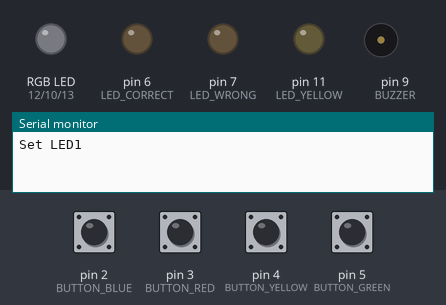
Bench run of a sketch on a simulated Arduino Uno, built with avr-gcc and run on an emulated ATmega328P. Parts: an RGB LED mixed from three pins (HIGH = lit), output pins drawn as LEDs (lit = HIGH), buzzer (waves = sounding), the last lines printed to the serial monitor. The test bench sets the inputs (shaded band); at power-on: pin 2 (BUTTON_BLUE), pin 3 (BUTTON_RED), pin 4 (BUTTON_YELLOW), pin 5 (BUTTON_GREEN) HIGH. Random numbers use the default seed unless the sketch sets one.

Above: at 2.4 s.
2.5 s: pin 2 (BUTTON_BLUE) pulled LOW for 0.15 s
At 3.0 s:
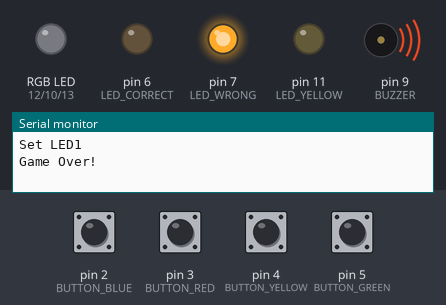
At 3.89 s:
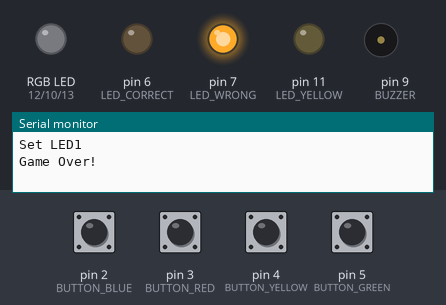
Timing chart, 0 to 11.6 s (numbered marks = the images above; inputs shaded):
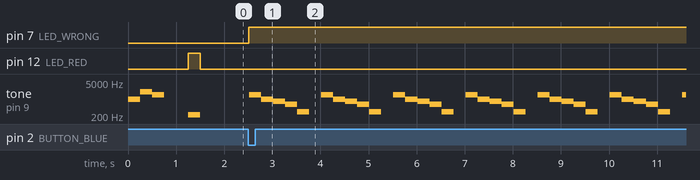

The sketch:

Working_Simon_Says.ino
```cpp
// LED pin definitions
#define LED_RED     12
#define LED_GREEN   10
#define LED_BLUE    13
#define LED_YELLOW  11
#define LED_CORRECT 6
#define LED_WRONG 7

// Button pin definitions
#define BUTTON_RED    3
#define BUTTON_GREEN  5
#define BUTTON_BLUE   2
#define BUTTON_YELLOW 4

// Buzzer definitions
#define BUZZER  9
#define RED_TONE 225        //Changed from 220
#define GREEN_TONE 265      //Changed from 260
#define BLUE_TONE 335       //Changed from 330
#define YELLOW_TONE 395     //Changed from 392
#define TONE_DURATION 250

// Game Variables
int GAME_SPEED = 250;  //Speed of how fast the game is
int GAME_STATUS = 0;
int const GAME_MAX_SEQUENCE = 50; //Game lasts for 50 turns
int GAME_SEQUENCE[GAME_MAX_SEQUENCE];
int GAME_STEP = 0;
int READ_STEP = 0;

void setup(){
  Serial.begin(9600);

  randomSeed(analogRead(0));

  pinMode(LED_RED, OUTPUT);
  pinMode(LED_GREEN, OUTPUT);
  pinMode(LED_BLUE, OUTPUT);
  pinMode(LED_YELLOW, OUTPUT);
  pinMode(BUTTON_RED, INPUT_PULLUP);
  pinMode(BUTTON_GREEN, INPUT_PULLUP);
  pinMode(BUTTON_BLUE, INPUT_PULLUP);
  pinMode(BUTTON_YELLOW, INPUT_PULLUP);
  pinMode(BUZZER, OUTPUT);
  pinMode(LED_CORRECT, OUTPUT);
  pinMode(LED_WRONG, OUTPUT);
}

void loop()
{

  // In what mode are we?
  switch(GAME_STATUS){
    case 0:
      resetGame();
      tone(BUZZER,1000,TONE_DURATION);
      delay(TONE_DURATION);
      tone(BUZZER,2000,TONE_DURATION);
      delay(TONE_DURATION);
      tone(BUZZER,1500,TONE_DURATION);
      delay(TONE_DURATION);             //Play tune before game starts
      break;
    case 1:
      playSequence();
      break;
    case 2:
      readSequence();
      break;
    case 3:
      gameOver();
      break;      //Creates a random case for game led
 }

}

void playSequence(){
  // play a step of our sequence
  for(int i=0; i<=GAME_STEP; i++){
    Serial.print("Set LED");
    Serial.println(GAME_SEQUENCE[i]);
    delay(GAME_SPEED*2);        //Speed up game by 2
    setLED(GAME_SEQUENCE[i]);
    playTone(GAME_SEQUENCE[i]);
    delay(GAME_SPEED);
    clearLEDs();

  }
  // Go to next step: reading buttons
  GAME_STATUS = 2;
}

void readSequence(){
  // read our buttons
  int button_value = readButtons();

  if(button_value > 0){
    // a button has been pressed
    if(button_value == GAME_SEQUENCE[READ_STEP]){
      // correct value!
      digitalWrite(LED_CORRECT,HIGH);       //Turn on led to indicate correct btnpressed
      setLED(button_value);
      playTone(button_value);
      delay(GAME_SPEED);
      clearLEDs();


      // Lets speed it up!
      GAME_SPEED = GAME_SPEED-15;

      Serial.println("Correct!");

      if(READ_STEP == GAME_STEP){
        // reset read step
        READ_STEP = 0;
        // Go to next game step
        GAME_STEP++;
        // Go to playback sequence mode of our game
        GAME_STATUS = 1;
        Serial.println("Go To Next Step");

        // Light all LEDs to indicate next sequence
        setLEDs(true,true,true,true);
        delay(GAME_SPEED);
        setLEDs(false,false,false,false);


      }else{
        READ_STEP++;
      }

      delay(10);

    }else{
      // wrong value!
      // Go to game over mode
      digitalWrite(LED_CORRECT,LOW);    //Turn off correct led
      digitalWrite(LED_WRONG, HIGH);    //Turn off wrong led
      GAME_STATUS = 3;
      Serial.println("Game Over!");
    }
  }

  delay(10);
}

void resetGame(){
  // reset steps
  READ_STEP = 0;
  GAME_STEP = 0;

  // create random sequence
  for(int i=0; i<GAME_MAX_SEQUENCE; i++){
    GAME_SEQUENCE[i] = random(4) + 1;
  }

  // Go to next game state; show led sequence
  GAME_STATUS = 1;
}

void gameOver(){
  // Red RGB
  // Play Pwa Pwa Pwa
  tone(BUZZER, 1500, TONE_DURATION);   //Changed from 98
  delay(TONE_DURATION);
  tone(BUZZER, 1000, TONE_DURATION);    //Changed from 92
  delay(TONE_DURATION);
  tone(BUZZER, 800, TONE_DURATION);    //Changed from 87
  delay(TONE_DURATION);
  tone(BUZZER, 600, TONE_DURATION);    //Added extra noise
  delay(TONE_DURATION);
  tone(BUZZER, 300, TONE_DURATION);    //Added extra noise pt.2
  delay(TONE_DURATION);
  delay(GAME_SPEED);
}

// HELPER FUNCTIONS
void setLED(int id){
  switch(id){
    case 0:
      setLEDs(false,false,false,false);
      break;
    case 1:
      setLEDs(true,false,false,false);
      break;
    case 2:
      setLEDs(false,true,false,false);
      break;
    case 3:
      setLEDs(false,false,true,false);
      break;
    case 4:
      setLEDs(false,false,false,true);
      break;
  }
}

void playTone(int id){
  switch(id){
    case 0:
      noTone(BUZZER);
      break;
    case 1:
      tone(BUZZER, RED_TONE, TONE_DURATION);
      break;
    case 2:
      tone(BUZZER, GREEN_TONE, TONE_DURATION);
      break;
    case 3:
      tone(BUZZER, BLUE_TONE, TONE_DURATION);
      break;
    case 4:
      tone(BUZZER, YELLOW_TONE, TONE_DURATION);
      break;
  }
}

void setLEDs(boolean red, boolean green, boolean blue, int yellow ){
  if (red) digitalWrite(LED_RED, HIGH);
  else digitalWrite(LED_RED, LOW);
  if (green) digitalWrite(LED_GREEN, HIGH);
  else digitalWrite(LED_GREEN, LOW);
  if (blue) digitalWrite(LED_BLUE, HIGH);
  else digitalWrite(LED_BLUE, LOW);
  if (yellow) digitalWrite(LED_YELLOW, HIGH);
  else digitalWrite(LED_YELLOW, LOW);
}

void clearLEDs(){
  setLEDs(false,false,false,false);
}

int readButtons(void){
  if (digitalRead(BUTTON_RED) == 0) return 1;
  else if (digitalRead(BUTTON_GREEN) == 0) return 2;
  else if (digitalRead(BUTTON_BLUE) == 0) return 3;
  else if (digitalRead(BUTTON_YELLOW) == 0) return 4;

  return 0;
}
```

Measured:
- after the input at 2.5 s, pin 7 (LED_WRONG): LOW → HIGH at once; tone on pin 9 (BUZZER): silent → 1500 Hz at once, then repeats every 1.5 s: 1000 Hz 0.25 s, 800 Hz 0.25 s, 600 Hz 0.25 s, 300 Hz 0.25 s, silent 0.25 s, 1500 Hz 0.25 s
- by itself, tone on pin 9 (BUZZER): plays 1000 Hz for 0.25 s, 2000 Hz for 0.25 s, 1500 Hz for 0.25 s, 225 Hz for 0.25 s
